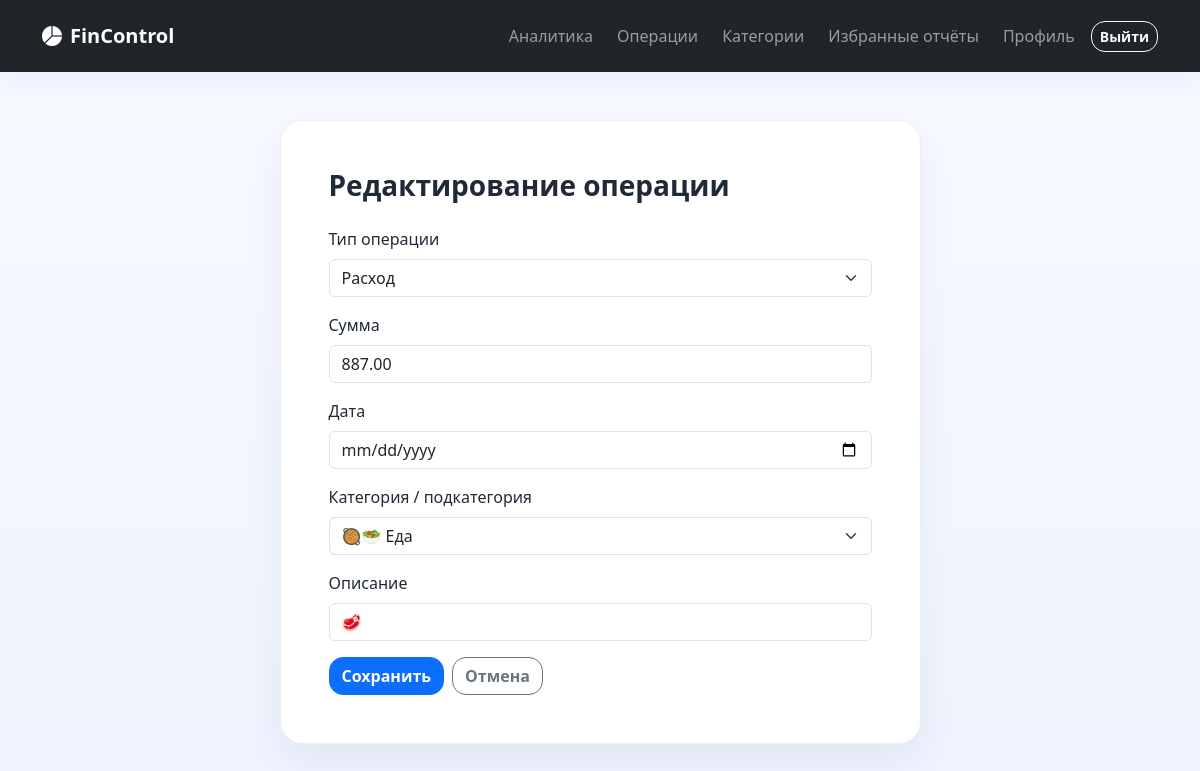
The page /transactions/1/edit/ (signed in) on the database its author committed.
### core/models.py (models this page shows, shortened)
class Transaction(models.Model):
    TYPE_INCOME = "income"
    TYPE_EXPENSE = "expense"
    TYPE_CHOICES = [
        (TYPE_INCOME, "Доход"),
        (TYPE_EXPENSE, "Расход"),
    ]
    user = models.ForeignKey(User, on_delete=models.CASCADE, related_name="transactions")
    transaction_type = models.CharField(max_length=10, choices=TYPE_CHOICES)
    amount = models.DecimalField(max_digits=12, decimal_places=2)
    operation_date = models.DateField(default=timezone.localdate)
    category = models.ForeignKey(Category, on_delete=models.PROTECT, related_name="transactions")
    description = models.CharField(max_length=255, blank=True)
    created_at = models.DateTimeField(auto_now_add=True)
    class Meta:
        ordering = ["-operation_date", "-created_at"]

### core/views.py (the view)
# urls.py: path("transactions/<int:pk>/edit/", transaction_update_view, name="transaction_update"),
@login_required
def transaction_update_view(request: HttpRequest, pk: int) -> HttpResponse:
    transaction = get_object_or_404(Transaction, pk=pk, user=request.user)
    if request.method == "POST":
        form = TransactionForm(request.POST, instance=transaction, user=request.user)
        if form.is_valid():
            form.save()
            messages.success(request, "Операция успешно обновлена.")
            return redirect("transaction_list")
    else:
        form = TransactionForm(instance=transaction, user=request.user)
    return render(request, "core/transaction_form.html", {"form": form, "title": "Редактирование операции"})

### core/models.py (called while the page is built)
    @property
    def full_name(self) -> str:
        if self.parent:
            return f"{self.parent.name} → {self.name}"
        return self.name

### templates/core/transaction_form.html (shortened to what this page needs)
{% extends 'base.html' %}
{% block content %}
<div class="row justify-content-center">
    <div class="col-lg-7">
        <div class="fc-card p-4 p-lg-5">
            <h1 class="h3 fw-bold mb-4">{{ title }}</h1>
            <form method="post">
                {% for field in form %}
                    <div class="mb-3">
                        <label class="form-label">{{ field.label }}</label>
                        {{ field }}
                    </div>
                {% endfor %}
                <div class="d-flex gap-2">
                    <button type="submit" class="btn btn-primary">Сохранить</button>
                    <a href="{% url 'transaction_list' %}" class="btn btn-outline-secondary">Отмена</a>
                </div>
            </form>
        </div>
    </div>
</div>
{% endblock %}

### static/css/styles.css (style rules this page uses)
:root { --fc-bg: #f6f8fc; --fc-card: #ffffff; --fc-text: #1f2937; --fc-muted: #6b7280; --fc-primary: #4f46e5; --fc-success: #10b981; --fc-danger: #ef4444; --fc-warning: #f59e0b; --fc-border: #e5e7eb; }
body { background: linear-gradient(180deg, #f8faff 0%, #eef3ff 100%); color: var(--fc-text); font-family: "Segoe UI", Tahoma, Geneva, Verdana, sans-serif; }
.fc-card { background: var(--fc-card); border: 1px solid rgba(229, 231, 235, 0.7); border-radius: 22px; box-shadow: 0 16px 40px rgba(15, 23, 42, 0.06); }
.btn { border-radius: 14px; font-weight: 600; }

### rows shown on the page
Transaction: form "Расход" "887.00" "🥘🥗 Еда" "🥩"

### other values the page prints
{{ title }} "Редактирование операции"
{{ field.label }} "Тип операции" "Сумма" "Дата" "Категория / подкатегория" "Описание"
